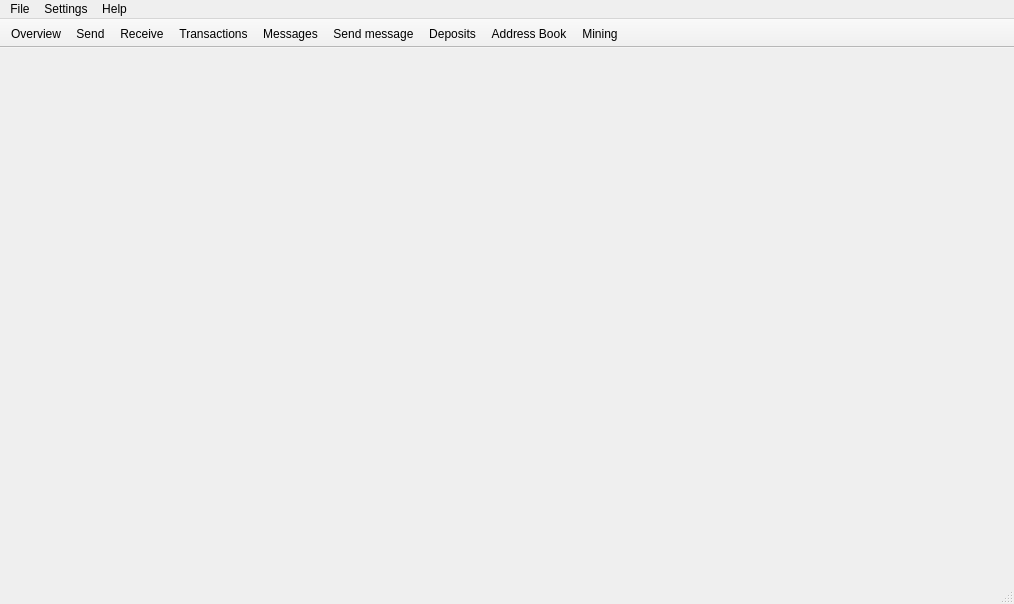
<?xml version="1.0" encoding="UTF-8"?>
<ui version="4.0">
 <class>MainWindow</class>
 <widget class="QMainWindow" name="MainWindow">
  <property name="geometry">
   <rect>
    <x>0</x>
    <y>0</y>
    <width>1014</width>
    <height>604</height>
   </rect>
  </property>
  <property name="sizePolicy">
   <sizepolicy hsizetype="Preferred" vsizetype="Preferred">
    <horstretch>0</horstretch>
    <verstretch>0</verstretch>
   </sizepolicy>
  </property>
  <property name="minimumSize">
   <size>
    <width>0</width>
    <height>0</height>
   </size>
  </property>
  <property name="maximumSize">
   <size>
    <width>16777215</width>
    <height>16777215</height>
   </size>
  </property>
  <property name="windowTitle">
   <string>MainWindow</string>
  </property>
  <property name="windowIcon">
   <iconset resource="../../resources.qrc">
    <normaloff>:/images/cryptonote</normaloff>:/images/cryptonote</iconset>
  </property>
  <widget class="QWidget" name="centralwidget">
   <layout class="QHBoxLayout" name="horizontalLayout">
    <property name="spacing">
     <number>0</number>
    </property>
    <property name="leftMargin">
     <number>0</number>
    </property>
    <property name="topMargin">
     <number>0</number>
    </property>
    <property name="rightMargin">
     <number>0</number>
    </property>
    <property name="bottomMargin">
     <number>0</number>
    </property>
    <item>
     <widget class="WalletGui::OverviewFrame" name="m_overviewFrame">
      <property name="frameShape">
       <enum>QFrame::NoFrame</enum>
      </property>
      <property name="frameShadow">
       <enum>QFrame::Raised</enum>
      </property>
     </widget>
    </item>
    <item>
     <widget class="WalletGui::SendFrame" name="m_sendFrame">
      <property name="frameShape">
       <enum>QFrame::NoFrame</enum>
      </property>
      <property name="frameShadow">
       <enum>QFrame::Raised</enum>
      </property>
     </widget>
    </item>
    <item>
     <widget class="WalletGui::ReceiveFrame" name="m_receiveFrame">
      <property name="frameShape">
       <enum>QFrame::NoFrame</enum>
      </property>
      <property name="frameShadow">
       <enum>QFrame::Raised</enum>
      </property>
     </widget>
    </item>
    <item>
     <widget class="WalletGui::TransactionsFrame" name="m_transactionsFrame">
      <property name="frameShape">
       <enum>QFrame::NoFrame</enum>
      </property>
      <property name="frameShadow">
       <enum>QFrame::Raised</enum>
      </property>
     </widget>
    </item>
    <item>
     <widget class="WalletGui::AddressBookFrame" name="m_addressBookFrame">
      <property name="frameShape">
       <enum>QFrame::NoFrame</enum>
      </property>
      <property name="frameShadow">
       <enum>QFrame::Raised</enum>
      </property>
     </widget>
    </item>
    <item>
     <widget class="WalletGui::MessagesFrame" name="m_messagesFrame">
      <property name="frameShape">
       <enum>QFrame::NoFrame</enum>
      </property>
      <property name="frameShadow">
       <enum>QFrame::Raised</enum>
      </property>
     </widget>
    </item>
    <item>
     <widget class="WalletGui::SendMessageFrame" name="m_sendMessageFrame">
      <property name="frameShape">
       <enum>QFrame::NoFrame</enum>
      </property>
      <property name="frameShadow">
       <enum>QFrame::Raised</enum>
      </property>
     </widget>
    </item>
    <item>
     <widget class="WalletGui::MiningFrame" name="m_miningFrame">
      <property name="frameShape">
       <enum>QFrame::NoFrame</enum>
      </property>
      <property name="frameShadow">
       <enum>QFrame::Raised</enum>
      </property>
     </widget>
    </item>
    <item>
     <widget class="WalletGui::DepositsFrame" name="m_depositsFrame">
      <property name="frameShape">
       <enum>QFrame::NoFrame</enum>
      </property>
      <property name="frameShadow">
       <enum>QFrame::Raised</enum>
      </property>
     </widget>
    </item>
   </layout>
  </widget>
  <widget class="QMenuBar" name="menubar">
   <property name="geometry">
    <rect>
     <x>0</x>
     <y>0</y>
     <width>1014</width>
     <height>25</height>
    </rect>
   </property>
   <widget class="QMenu" name="menuFile">
    <property name="title">
     <string>File</string>
    </property>
    <addaction name="m_createWalletAction"/>
    <addaction name="m_openWalletAction"/>
    <addaction name="m_importKeyAction"/>
    <addaction name="m_backupWalletAction"/>
    <addaction name="m_exitAction"/>
   </widget>
   <widget class="QMenu" name="menuSettings">
    <property name="title">
     <string>Settings</string>
    </property>
    <addaction name="m_encryptWalletAction"/>
    <addaction name="m_changePasswordAction"/>
    <addaction name="separator"/>
    <addaction name="m_startOnLoginAction"/>
    <addaction name="m_minimizeToTrayAction"/>
    <addaction name="m_closeToTrayAction"/>
   </widget>
   <widget class="QMenu" name="menuHelp">
    <property name="title">
     <string>Help</string>
    </property>
    <addaction name="m_aboutCryptonoteAction"/>
    <addaction name="m_aboutQtAction"/>
   </widget>
   <addaction name="menuFile"/>
   <addaction name="menuSettings"/>
   <addaction name="menuHelp"/>
  </widget>
  <widget class="QToolBar" name="toolBar">
   <property name="windowTitle">
    <string>toolBar</string>
   </property>
   <property name="movable">
    <bool>false</bool>
   </property>
   <property name="toolButtonStyle">
    <enum>Qt::ToolButtonTextBesideIcon</enum>
   </property>
   <attribute name="toolBarArea">
    <enum>TopToolBarArea</enum>
   </attribute>
   <attribute name="toolBarBreak">
    <bool>false</bool>
   </attribute>
   <addaction name="m_overviewAction"/>
   <addaction name="m_sendAction"/>
   <addaction name="m_receiveAction"/>
   <addaction name="m_transactionsAction"/>
   <addaction name="m_messagesAction"/>
   <addaction name="m_sendMessageAction"/>
   <addaction name="m_depositsAction"/>
   <addaction name="m_addressBookAction"/>
   <addaction name="m_miningAction"/>
  </widget>
  <widget class="QStatusBar" name="statusBar"/>
  <action name="m_overviewAction">
   <property name="checkable">
    <bool>true</bool>
   </property>
   <property name="enabled">
    <bool>true</bool>
   </property>
   <property name="icon">
    <iconset resource="../../resources.qrc">
     <normaloff>:/icons/overview</normaloff>:/icons/overview</iconset>
   </property>
   <property name="text">
    <string>Overview</string>
   </property>
  </action>
  <action name="m_sendAction">
   <property name="checkable">
    <bool>true</bool>
   </property>
   <property name="enabled">
    <bool>true</bool>
   </property>
   <property name="icon">
    <iconset resource="../../resources.qrc">
     <normaloff>:/icons/send</normaloff>:/icons/send</iconset>
   </property>
   <property name="text">
    <string>Send</string>
   </property>
  </action>
  <action name="m_receiveAction">
   <property name="checkable">
    <bool>true</bool>
   </property>
   <property name="enabled">
    <bool>true</bool>
   </property>
   <property name="icon">
    <iconset resource="../../resources.qrc">
     <normaloff>:/icons/receive</normaloff>:/icons/receive</iconset>
   </property>
   <property name="text">
    <string>Receive</string>
   </property>
  </action>
  <action name="m_transactionsAction">
   <property name="checkable">
    <bool>true</bool>
   </property>
   <property name="enabled">
    <bool>true</bool>
   </property>
   <property name="icon">
    <iconset resource="../../resources.qrc">
     <normaloff>:/icons/transactions</normaloff>:/icons/transactions</iconset>
   </property>
   <property name="text">
    <string>Transactions</string>
   </property>
  </action>
  <action name="m_exitAction">
   <property name="enabled">
    <bool>true</bool>
   </property>
   <property name="text">
    <string>Exit</string>
   </property>
   <property name="shortcut">
    <string>Ctrl+Q</string>
   </property>
  </action>
  <action name="m_addressBookAction">
   <property name="checkable">
    <bool>true</bool>
   </property>
   <property name="enabled">
    <bool>true</bool>
   </property>
   <property name="icon">
    <iconset resource="../../resources.qrc">
     <normaloff>:/icons/address-book</normaloff>:/icons/address-book</iconset>
   </property>
   <property name="text">
    <string>Address Book</string>
   </property>
  </action>
  <action name="m_createWalletAction">
   <property name="enabled">
    <bool>true</bool>
   </property>
   <property name="text">
    <string>Create wallet</string>
   </property>
  </action>
  <action name="m_openWalletAction">
   <property name="enabled">
    <bool>true</bool>
   </property>
   <property name="text">
    <string>Open wallet</string>
   </property>
  </action>
  <action name="m_encryptWalletAction">
   <property name="enabled">
    <bool>true</bool>
   </property>
   <property name="text">
    <string>Encrypt wallet</string>
   </property>
  </action>
  <action name="m_changePasswordAction">
   <property name="enabled">
    <bool>true</bool>
   </property>
   <property name="text">
    <string>Change password</string>
   </property>
   <property name="toolTip">
    <string>Change password</string>
   </property>
  </action>
  <action name="m_aboutCryptonoteAction">
   <property name="enabled">
    <bool>true</bool>
   </property>
   <property name="text">
    <string>About</string>
   </property>
  </action>
  <action name="m_aboutQtAction">
   <property name="enabled">
    <bool>true</bool>
   </property>
   <property name="text">
    <string>About Qt</string>
   </property>
  </action>
  <action name="m_backupWalletAction">
   <property name="enabled">
    <bool>true</bool>
   </property>
   <property name="text">
    <string>Backup wallet</string>
   </property>
  </action>
  <action name="m_startOnLoginAction">
   <property name="checkable">
    <bool>true</bool>
   </property>
   <property name="text">
    <string>Start on system login</string>
   </property>
  </action>
  <action name="m_minimizeToTrayAction">
   <property name="checkable">
    <bool>true</bool>
   </property>
   <property name="text">
    <string>Minimize to tray</string>
   </property>
  </action>
  <action name="m_closeToTrayAction">
   <property name="checkable">
    <bool>true</bool>
   </property>
   <property name="text">
    <string>Close to tray</string>
   </property>
  </action>
  <action name="m_messagesAction">
   <property name="checkable">
    <bool>true</bool>
   </property>
   <property name="icon">
    <iconset resource="../../resources.qrc">
     <normaloff>:/icons/messages</normaloff>:/icons/messages</iconset>
   </property>
   <property name="text">
    <string>Messages</string>
   </property>
  </action>
  <action name="m_sendMessageAction">
   <property name="checkable">
    <bool>true</bool>
   </property>
   <property name="icon">
    <iconset resource="../../resources.qrc">
     <normaloff>:/icons/send_message</normaloff>:/icons/send_message</iconset>
   </property>
   <property name="text">
    <string>Send message</string>
   </property>
  </action>
  <action name="m_importKeyAction">
   <property name="text">
    <string>Import private key</string>
   </property>
  </action>
  <action name="m_miningAction">
   <property name="checkable">
    <bool>true</bool>
   </property>
   <property name="icon">
    <iconset resource="../../resources.qrc">
     <normaloff>:/icons/mining</normaloff>:/icons/mining</iconset>
   </property>
   <property name="text">
    <string>Mining</string>
   </property>
  </action>
  <action name="m_depositsAction">
   <property name="checkable">
    <bool>true</bool>
   </property>
   <property name="icon">
    <iconset resource="../../resources.qrc">
     <normaloff>:/icons/deposits</normaloff>:/icons/deposits</iconset>
   </property>
   <property name="text">
    <string>Deposits</string>
   </property>
  </action>
 </widget>
 <customwidgets>
  <customwidget>
   <class>WalletGui::OverviewFrame</class>
   <extends>QFrame</extends>
   <header>gui/OverviewFrame.h</header>
   <container>1</container>
  </customwidget>
  <customwidget>
   <class>WalletGui::SendFrame</class>
   <extends>QFrame</extends>
   <header>gui/SendFrame.h</header>
   <container>1</container>
  </customwidget>
  <customwidget>
   <class>WalletGui::TransactionsFrame</class>
   <extends>QFrame</extends>
   <header>gui/TransactionsFrame.h</header>
   <container>1</container>
  </customwidget>
  <customwidget>
   <class>WalletGui::AddressBookFrame</class>
   <extends>QFrame</extends>
   <header>gui/AddressBookFrame.h</header>
   <container>1</container>
  </customwidget>
  <customwidget>
   <class>WalletGui::ReceiveFrame</class>
   <extends>QFrame</extends>
   <header>gui/ReceiveFrame.h</header>
   <container>1</container>
  </customwidget>
  <customwidget>
   <class>WalletGui::MessagesFrame</class>
   <extends>QFrame</extends>
   <header>gui/MessagesFrame.h</header>
   <container>1</container>
  </customwidget>
  <customwidget>
   <class>WalletGui::SendMessageFrame</class>
   <extends>QFrame</extends>
   <header>gui/SendMessageFrame.h</header>
   <container>1</container>
  </customwidget>
  <customwidget>
   <class>WalletGui::MiningFrame</class>
   <extends>QFrame</extends>
   <header>gui/MiningFrame.h</header>
   <container>1</container>
  </customwidget>
  <customwidget>
   <class>WalletGui::DepositsFrame</class>
   <extends>QFrame</extends>
   <header>gui/DepositsFrame.h</header>
   <container>1</container>
  </customwidget>
 </customwidgets>
 <resources>
  <include location="../../resources.qrc"/>
 </resources>
 <connections>
  <connection>
   <sender>m_overviewAction</sender>
   <signal>toggled(bool)</signal>
   <receiver>m_overviewFrame</receiver>
   <slot>setVisible(bool)</slot>
   <hints>
    <hint type="sourcelabel">
     <x>-1</x>
     <y>-1</y>
    </hint>
    <hint type="destinationlabel">
     <x>112</x>
     <y>333</y>
    </hint>
   </hints>
  </connection>
  <connection>
   <sender>m_sendAction</sender>
   <signal>toggled(bool)</signal>
   <receiver>m_sendFrame</receiver>
   <slot>setVisible(bool)</slot>
   <hints>
    <hint type="sourcelabel">
     <x>-1</x>
     <y>-1</y>
    </hint>
    <hint type="destinationlabel">
     <x>337</x>
     <y>333</y>
    </hint>
   </hints>
  </connection>
  <connection>
   <sender>m_receiveAction</sender>
   <signal>toggled(bool)</signal>
   <receiver>m_receiveFrame</receiver>
   <slot>setVisible(bool)</slot>
   <hints>
    <hint type="sourcelabel">
     <x>-1</x>
     <y>-1</y>
    </hint>
    <hint type="destinationlabel">
     <x>562</x>
     <y>333</y>
    </hint>
   </hints>
  </connection>
  <connection>
   <sender>m_transactionsAction</sender>
   <signal>toggled(bool)</signal>
   <receiver>m_transactionsFrame</receiver>
   <slot>setVisible(bool)</slot>
   <hints>
    <hint type="sourcelabel">
     <x>-1</x>
     <y>-1</y>
    </hint>
    <hint type="destinationlabel">
     <x>787</x>
     <y>333</y>
    </hint>
   </hints>
  </connection>
  <connection>
   <sender>m_addressBookAction</sender>
   <signal>toggled(bool)</signal>
   <receiver>m_addressBookFrame</receiver>
   <slot>setVisible(bool)</slot>
   <hints>
    <hint type="sourcelabel">
     <x>-1</x>
     <y>-1</y>
    </hint>
    <hint type="destinationlabel">
     <x>809</x>
     <y>320</y>
    </hint>
   </hints>
  </connection>
  <connection>
   <sender>m_createWalletAction</sender>
   <signal>triggered()</signal>
   <receiver>MainWindow</receiver>
   <slot>createWallet()</slot>
   <hints>
    <hint type="sourcelabel">
     <x>-1</x>
     <y>-1</y>
    </hint>
    <hint type="destinationlabel">
     <x>449</x>
     <y>299</y>
    </hint>
   </hints>
  </connection>
  <connection>
   <sender>m_openWalletAction</sender>
   <signal>triggered()</signal>
   <receiver>MainWindow</receiver>
   <slot>openWallet()</slot>
   <hints>
    <hint type="sourcelabel">
     <x>-1</x>
     <y>-1</y>
    </hint>
    <hint type="destinationlabel">
     <x>449</x>
     <y>299</y>
    </hint>
   </hints>
  </connection>
  <connection>
   <sender>m_encryptWalletAction</sender>
   <signal>triggered()</signal>
   <receiver>MainWindow</receiver>
   <slot>encryptWallet()</slot>
   <hints>
    <hint type="sourcelabel">
     <x>-1</x>
     <y>-1</y>
    </hint>
    <hint type="destinationlabel">
     <x>449</x>
     <y>299</y>
    </hint>
   </hints>
  </connection>
  <connection>
   <sender>m_changePasswordAction</sender>
   <signal>triggered()</signal>
   <receiver>MainWindow</receiver>
   <slot>encryptWallet()</slot>
   <hints>
    <hint type="sourcelabel">
     <x>-1</x>
     <y>-1</y>
    </hint>
    <hint type="destinationlabel">
     <x>449</x>
     <y>299</y>
    </hint>
   </hints>
  </connection>
  <connection>
   <sender>m_aboutQtAction</sender>
   <signal>triggered()</signal>
   <receiver>MainWindow</receiver>
   <slot>aboutQt()</slot>
   <hints>
    <hint type="sourcelabel">
     <x>-1</x>
     <y>-1</y>
    </hint>
    <hint type="destinationlabel">
     <x>449</x>
     <y>299</y>
    </hint>
   </hints>
  </connection>
  <connection>
   <sender>m_backupWalletAction</sender>
   <signal>triggered()</signal>
   <receiver>MainWindow</receiver>
   <slot>backupWallet()</slot>
   <hints>
    <hint type="sourcelabel">
     <x>-1</x>
     <y>-1</y>
    </hint>
    <hint type="destinationlabel">
     <x>449</x>
     <y>299</y>
    </hint>
   </hints>
  </connection>
  <connection>
   <sender>m_aboutCryptonoteAction</sender>
   <signal>triggered()</signal>
   <receiver>MainWindow</receiver>
   <slot>about()</slot>
   <hints>
    <hint type="sourcelabel">
     <x>-1</x>
     <y>-1</y>
    </hint>
    <hint type="destinationlabel">
     <x>459</x>
     <y>299</y>
    </hint>
   </hints>
  </connection>
  <connection>
   <sender>m_startOnLoginAction</sender>
   <signal>triggered(bool)</signal>
   <receiver>MainWindow</receiver>
   <slot>setStartOnLogin(bool)</slot>
   <hints>
    <hint type="sourcelabel">
     <x>-1</x>
     <y>-1</y>
    </hint>
    <hint type="destinationlabel">
     <x>459</x>
     <y>299</y>
    </hint>
   </hints>
  </connection>
  <connection>
   <sender>m_minimizeToTrayAction</sender>
   <signal>triggered(bool)</signal>
   <receiver>MainWindow</receiver>
   <slot>setMinimizeToTray(bool)</slot>
   <hints>
    <hint type="sourcelabel">
     <x>-1</x>
     <y>-1</y>
    </hint>
    <hint type="destinationlabel">
     <x>459</x>
     <y>299</y>
    </hint>
   </hints>
  </connection>
  <connection>
   <sender>m_closeToTrayAction</sender>
   <signal>triggered(bool)</signal>
   <receiver>MainWindow</receiver>
   <slot>setCloseToTray(bool)</slot>
   <hints>
    <hint type="sourcelabel">
     <x>-1</x>
     <y>-1</y>
    </hint>
    <hint type="destinationlabel">
     <x>459</x>
     <y>299</y>
    </hint>
   </hints>
  </connection>
  <connection>
   <sender>m_messagesAction</sender>
   <signal>toggled(bool)</signal>
   <receiver>m_messagesFrame</receiver>
   <slot>setVisible(bool)</slot>
   <hints>
    <hint type="sourcelabel">
     <x>-1</x>
     <y>-1</y>
    </hint>
    <hint type="destinationlabel">
     <x>843</x>
     <y>322</y>
    </hint>
   </hints>
  </connection>
  <connection>
   <sender>m_sendMessageAction</sender>
   <signal>toggled(bool)</signal>
   <receiver>m_sendMessageFrame</receiver>
   <slot>setVisible(bool)</slot>
   <hints>
    <hint type="sourcelabel">
     <x>-1</x>
     <y>-1</y>
    </hint>
    <hint type="destinationlabel">
     <x>854</x>
     <y>322</y>
    </hint>
   </hints>
  </connection>
  <connection>
   <sender>m_importKeyAction</sender>
   <signal>triggered()</signal>
   <receiver>MainWindow</receiver>
   <slot>importKey()</slot>
   <hints>
    <hint type="sourcelabel">
     <x>-1</x>
     <y>-1</y>
    </hint>
    <hint type="destinationlabel">
     <x>459</x>
     <y>299</y>
    </hint>
   </hints>
  </connection>
  <connection>
   <sender>m_miningAction</sender>
   <signal>toggled(bool)</signal>
   <receiver>m_miningFrame</receiver>
   <slot>setVisible(bool)</slot>
   <hints>
    <hint type="sourcelabel">
     <x>-1</x>
     <y>-1</y>
    </hint>
    <hint type="destinationlabel">
     <x>862</x>
     <y>322</y>
    </hint>
   </hints>
  </connection>
  <connection>
   <sender>m_depositsAction</sender>
   <signal>toggled(bool)</signal>
   <receiver>m_depositsFrame</receiver>
   <slot>setVisible(bool)</slot>
   <hints>
    <hint type="sourcelabel">
     <x>-1</x>
     <y>-1</y>
    </hint>
    <hint type="destinationlabel">
     <x>868</x>
     <y>322</y>
    </hint>
   </hints>
  </connection>
 </connections>
 <slots>
  <slot>createWallet()</slot>
  <slot>openWallet()</slot>
  <slot>encryptWallet()</slot>
  <slot>aboutQt()</slot>
  <slot>backupWallet()</slot>
  <slot>about()</slot>
  <slot>setStartOnLogin(bool)</slot>
  <slot>setMinimizeToTray(bool)</slot>
  <slot>setCloseToTray(bool)</slot>
  <slot>importKey()</slot>
 </slots>
</ui>
